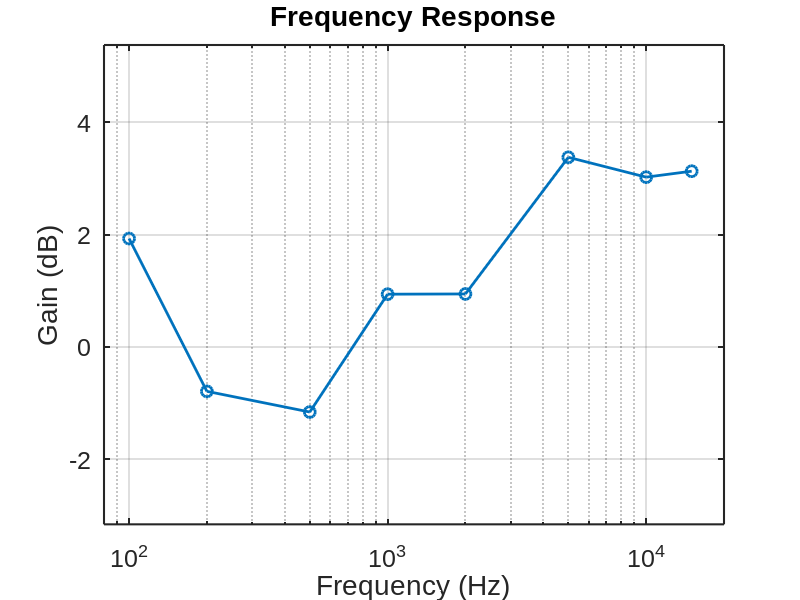
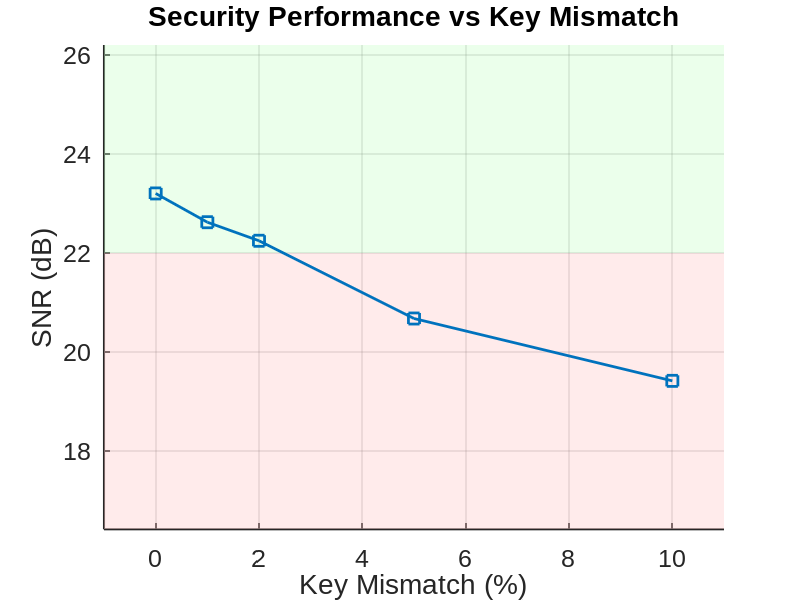
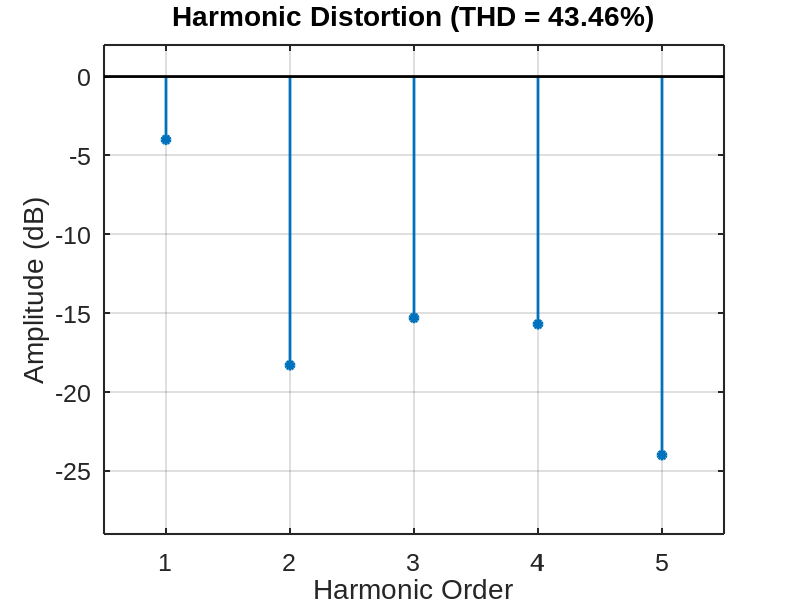
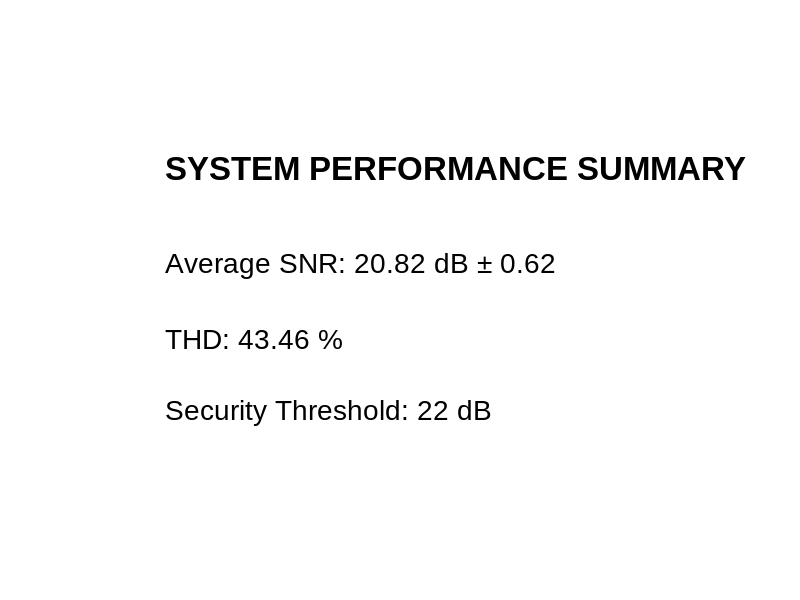

Source code (MATLAB) for these figures, in order: (Note: this script raises an error after producing the figures.)
%% Chua Circuit Chaos Communication System
% Final Science Fair Poster Version
% Exports:
% 1) Individual graphs (PNG)
% 2) Combined multi-panel image (PNG)

clear; clc; close all;

%% =========================
% GLOBAL FORMATTING
% =========================
set(groot,'defaultAxesFontName','Arial');
set(groot,'defaultTextFontName','Arial');
set(groot,'defaultAxesFontSize',18);
set(groot,'defaultTextFontSize',20);
set(groot,'defaultAxesLineWidth',1.5);
set(groot,'defaultLineLineWidth',2);
set(groot,'defaultFigureColor','w');

export_res = 600;

%% =========================
% DATA
% =========================

Signal_RMS = [990.9849, 869.7078, 997.8106];
Noise_RMS  = [95.3035, 81.0140, 83.7939];
SNR_dB = 20*log10(Signal_RMS ./ Noise_RMS);
avgSNR = mean(SNR_dB);
stdSNR = std(SNR_dB);

freq = [100 200 500 1e3 2e3 5e3 10e3 15e3];
Vin  = [2.21250 3.2875 3.29583 3.29167 3.31250 3.30833 3.32500 3.31667];
Vout = [2.76250 3.00067 2.88333 3.66667 3.69167 4.87917 4.70833 4.75417];
Gain_dB = 20*log10(Vout ./ Vin);

Mismatch = [0 1 2 5 10];
NoiseFloor = [50.21449 59.00582 60.23935 78.63415 110.32757];
SignalRMS  = [725.79908 797.65040 779.93274 849.61819 1031.113053];
SNR_wrong = 20*log10(SignalRMS ./ NoiseFloor);

dB_vals = [-4 -18.3 -15.3 -15.7 -24];
V_linear = 10.^(dB_vals/20);
Fundamental = V_linear(1);
Harmonics   = V_linear(2:end);
THD_percent = sqrt(sum(Harmonics.^2))/Fundamental * 100;

secure_threshold = 22;

%% ============================================================
%% 1️⃣ FREQUENCY RESPONSE (Individual)
%% ============================================================

figure
semilogx(freq, Gain_dB,'-o','LineWidth',2,'MarkerSize',8)
grid on
xlabel('Frequency (Hz)')
ylabel('Gain (dB)')
title('Frequency Response')
ylim([min(Gain_dB)-2 max(Gain_dB)+2])
xlim([80 20000])
exportgraphics(gcf,'Frequency_Response.png','Resolution',export_res)

%% ============================================================
%% 2️⃣ SECURITY TEST (Individual)
%% ============================================================

figure
hold on

x_min = min(Mismatch)-1;
x_max = max(Mismatch)+1;
y_min = min(SNR_wrong)-3;
y_max = max(SNR_wrong)+3;

% Secure region (green)
patch([x_min x_max x_max x_min], ...
      [secure_threshold secure_threshold y_max y_max], ...
      [0.8 1 0.8],'EdgeColor','none','FaceAlpha',0.4);

% Non-secure region (red)
patch([x_min x_max x_max x_min], ...
      [y_min y_min secure_threshold secure_threshold], ...
      [1 0.8 0.8],'EdgeColor','none','FaceAlpha',0.4);

plot(Mismatch, SNR_wrong,'-s','LineWidth',2,'MarkerSize',8)

xlabel('Key Mismatch (%)')
ylabel('SNR (dB)')
title('Security Performance vs Key Mismatch')
grid on
ylim([y_min y_max])
xlim([x_min x_max])

%text(6, secure_threshold+1.5,'SECURE','FontSize',18,'FontWeight','bold')
%text(6, secure_threshold-3,'NON-SECURE','FontSize',18,'FontWeight','bold')

hold off
exportgraphics(gcf,'Security_Test.png','Resolution',export_res)

%% ============================================================
%% 3️⃣ THD (Individual)
%% ============================================================

figure
stem(1:5,dB_vals,'filled','LineWidth',2)
grid on
xlabel('Harmonic Order')
ylabel('Amplitude (dB)')
title(sprintf('Harmonic Distortion (THD = %.2f%%)',THD_percent))
ylim([min(dB_vals)-5 2])
xlim([0.5 5.5])
exportgraphics(gcf,'THD_Analysis.png','Resolution',export_res)

%% ============================================================
%% 4️⃣ SYSTEM SUMMARY PANEL (Individual)
%% ============================================================

figure
axis off

text(0.1,0.75,'SYSTEM PERFORMANCE SUMMARY','FontSize',24,'FontWeight','bold')
text(0.1,0.55,sprintf('Average SNR: %.2f dB ± %.2f',avgSNR,stdSNR),'FontSize',20)
text(0.1,0.40,sprintf('THD: %.2f %%',THD_percent),'FontSize',20)
text(0.1,0.25,'Security Threshold: 22 dB','FontSize',20)

exportgraphics(gcf,'System_Summary.png','Resolution',export_res)

%% ============================================================
%% 5️⃣ COMBINED MULTI-PANEL FIGURE (NO SYSTEM SUMMARY)
%% ============================================================

figure('Position',[100 100 1800 600])
tiledlayout(1,3,'TileSpacing','loose','Padding','loose')

%% --- Frequency Response ---
nexttile
semilogx(freq, Gain_dB,'-o','LineWidth',2,'MarkerSize',8)
grid on
xlabel('Frequency (Hz)')
ylabel('Gain (dB)')
title('Frequency Response')
ylim([min(Gain_dB)-2 max(Gain_dB)+2])
xlim([80 20000])

%% --- Security Performance ---
nexttile
hold on

x_min = min(Mismatch)-1;
x_max = max(Mismatch)+1;
y_min = min(SNR_wrong)-3;
y_max = max(SNR_wrong)+3;

patch([x_min x_max x_max x_min], ...
      [secure_threshold secure_threshold y_max y_max], ...
      [0.8 1 0.8],'EdgeColor','none','FaceAlpha',0.4);

patch([x_min x_max x_max x_min], ...
      [y_min y_min secure_threshold secure_threshold], ...
      [1 0.8 0.8],'EdgeColor','none','FaceAlpha',0.4);

plot(Mismatch, SNR_wrong,'-s','LineWidth',2,'MarkerSize',8)

grid on
xlabel('Key Mismatch (%)')
ylabel('SNR (dB)')
title('Security Performance')
ylim([y_min y_max])
xlim([x_min x_max])

hold off

%% --- THD ---
nexttile
stem(1:5,dB_vals,'filled','LineWidth',2)
grid on
xlabel('Harmonic Order')
ylabel('Amplitude (dB)')
title(sprintf('Total Harmonic Distortion = %.2f%%',THD_percent))
ylim([min(dB_vals)-5 2])
xlim([0.5 5.5])

sgtitle('Chua Circuit Chaos-Based Communication System Performance', ...
        'FontSize',24,'FontWeight','bold')

exportgraphics(gcf,'All_Graphs_Combined.png','Resolution',export_res);
